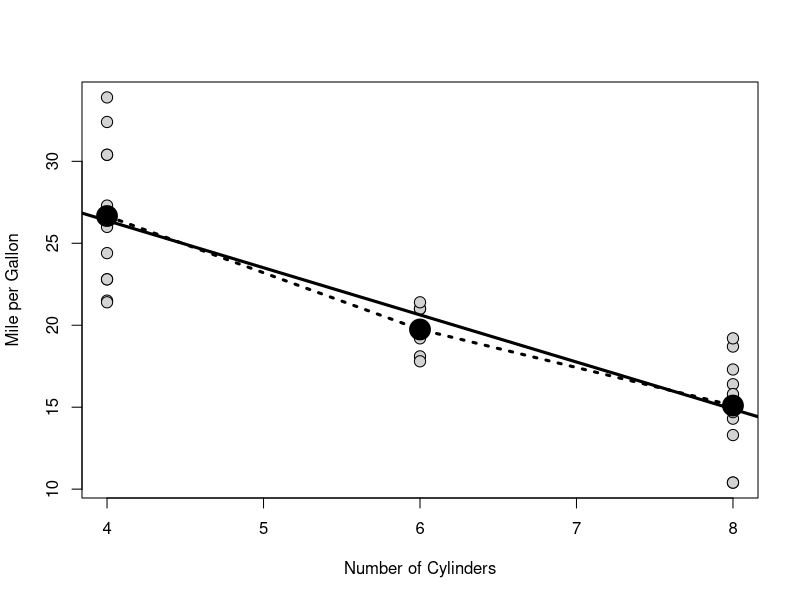

R code for this plot:
############################################################################

# Open Online R Stream (https://www.wvbauer.com/doku.php/live_streams)
#
# By:   Wolfgang Viechtbauer (https://www.wvbauer.com)
# Date: 2023-10-05
#
# Topic(s):
# - An Introduction to R
#   https://cran.r-project.org/doc/manuals/r-release/R-intro.html
# - Section(s): 11.1 - 11.2
#
# last updated: 2023-10-17

############################################################################

### 11.1: Defining statistical models; formulae

# before we continue, let's look at some examples with categorical predictors;
# we will again make use of the mtcars dataset
mtcars

# compare the gas mileage of cars with an automatic versus manual transmission
res <- lm(mpg ~ am, data=mtcars)
summary(res)

# we are fitting this model:
#
# mpg = beta0 + beta1 * am + error
#
# where am = 0 for cars with an automatic transmission and am = 1 for cars
# with a manual transmission, so the intercept is the expected mpg for cars
# with an automatic transmission and the slope for am is the mean difference
# in mpg for cars with a manual transmission compared to cars with an
# automatic transmission

# say am was coded not as a dummy variable, but as a string variable
mtcars$transmission <- ifelse(mtcars$am == 1, "manual", "automatic")
mtcars

# use such a string variable as predictor in the model
res <- lm(mpg ~ transmission, data=mtcars)
summary(res)

# the results are identical; the 'transmission' variable was turned into a
# 'factor' which then gets dummy-coded for inclusion in the model

# as we saw in section 4, we can manually turn a variable into a factor with
# the factor() function
factor(mtcars$transmission)

# we can also do the dummy-coding manually with the model.matrix() function
model.matrix(~ factor(mtcars$transmission))

# so the 0 refers to the first level (automatic) and the 1 refers to the
# second level (manual)

# we can also include a factor directly in the model as a predictor
mtcars$transmission <- factor(mtcars$transmission)
res <- lm(mpg ~ transmission, data=mtcars)
summary(res)

# sidenote: including a two-level factor in a regression model is the same as
# running a classical Student's t-test (assuming equal variances within the
# two groups)
t.test(mpg ~ am, data=mtcars, var.equal=TRUE)

# scatterplot of mpg (miles per gallon) on the y-axis and cyl (number of
# cylinders) on the x-axis
plot(mpg ~ cyl, data=mtcars, pch=21, bg="lightgray", cex=1.5,
     xlab="Number of Cylinders", ylab="Mile per Gallon")

# regression model with number of cylinders as a numeric variable
res <- lm(mpg ~ cyl, data=mtcars)
summary(res)
abline(res, lwd=3)

# inspect the corresponding model matrix
model.matrix(res)

# regression model where we treat cyl as a factor (categorical variable)
res <- lm(mpg ~ factor(cyl), data=mtcars)
summary(res)

# inspect the corresponding model matrix
model.matrix(res)

# so the model is given by this equation:
#
# mpg = beta0 + beta1 * factor(cyl)6 + beta2 * factor(cyl)8 + error
#
# where factor(cyl)6 is 1 for cars with 6 cylinders, factor(cyl)8 is 1 for
# cars with 8 cylinders, and both are 0 for cars with 4 cylinders; so the
# intercept is the expected mpg for cars with 4 cylinders; beta1 is the mean
# difference in mpg for cars with 6 cylinders versus cars with 4 cylinders and
# beta2 is the mean difference in mpg for cars with 8 versus 4 cylinders

# sidenote: this is the same as running an ANOVA (we will get to aov() later)
summary(aov(mpg ~ factor(cyl), data=mtcars))

# get the predicted (expected) mpg for each level of cyl from the model
newdat <- data.frame(cyl=c(4,6,8))
pred <- predict(res, newdata=newdat)
pred

# these are in fact just the means of cars falling within these three groups
by(mtcars$mpg, mtcars$cyl, mean)

# add the predicted values to the plot
points(newdat$cyl, pred, pch=19, cex=2.5, type="o", lty="dotted", lwd=3)

# we notice that the predicted values are quite similar for the two models; so
# does the model that treats cylinders as a categorical variable give us a
# significantly better fit?
res1 <- lm(mpg ~ cyl, data=mtcars)
res2 <- lm(mpg ~ factor(cyl), data=mtcars)
anova(res1, res2)

# since the model comparison F-test is not significant, the fit of the model
# that treats cylinders categorically is not significantly better

# we can estimate the mean difference in mpg for cars with 8 versus 6
# cylinders by taking the difference between the corresponding coefficients;
coef(res)[3] - coef(res)[2]

# but how can we get a test of this difference?

# for this, we will make use of the 'multcomp' package, so install the package
# (if you do not already have it installed)
#install.packages("multcomp")

# load the 'multcomp' package
library(multcomp)

# we want test the following linear combination of the coefficients
# (0) * beta0 + (-1) * beta1 + (1) * beta2 = beta2 - beta1

# construct the corresponding matrix with the multipliers
rbind(c(0,-1,1))

# we can use this together with glht() to test this linear combination
summary(glht(res, rbind(c(0,-1,1))), test=adjusted("none"))

# note: since we are only testing a single linear combination, whether the
# p-value given is adjusted for multiple testing or not makes no difference,
# but note that by default, the p-value is adjusted, which matters when
# testing multiple such linear combinations at the same time

# we can also make use of the 'car' package, so install the package first
# (if you do not already have it installed)
#install.packages("car")

# load the 'car' package
library(car)

# we can again test the linear combination of the coefficients as above
linearHypothesis(res, hypothesis.matrix=rbind(c(0,-1,1)))

# by default, the 'reference level' is the value of the variable that is
# alpha-numerically the lowest
factor(mtcars$cyl)

# but we can change the reference level with relevel()
relevel(factor(mtcars$cyl), ref="6")

# or when we create the factor, we specify the levels in the desired order,
# with the first denoting the reference level
factor(mtcars$cyl, levels=c("6","4","8"))

# same regression model as above but with 6 cylinders as the reference level
res <- lm(mpg ~ relevel(factor(cyl), ref="6"), data=mtcars)
summary(res)

# in the output, the names of the predictor variables become quite long, so
# let's first create the releveled factor and then include it in the model
mtcars$fcyl <- relevel(factor(mtcars$cyl), ref="6")
res <- lm(mpg ~ fcyl, data=mtcars)
summary(res)

# let's go back to the case where the reference level is 4 cylinders
mtcars$fcyl <- factor(mtcars$cyl)
res <- lm(mpg ~ fcyl, data=mtcars)
summary(res)

# regression model with a factor as predictor and we remove the intercept term
res <- lm(mpg ~ 0 + fcyl, data=mtcars)
summary(res)
model.matrix(res)

# the model fitted is given by this equation:
#
# mpg = beta1 * fcyl4 + beta2 * fcyl6 + beta3 * fcyl8 + error
#
# where fcyl4 = 1 for cars with 4 cylinders, fcyl6 = 1 for cars with 6
# cylinders, and fcyl8 = 1 for cars with 8 cylinders, so beta1 is the expected
# mpg for cars with 4 cylinders, beta2 is the expected mpg for cars with 6
# cylinders, and beta3 is the expected mpg for cars with 8 cylinders

# we see again that these are the mpg means of the three groups
by(mtcars$mpg, mtcars$cyl, mean)

# get the same contrasts as from the model with the intercept term
summary(glht(res, rbind(c(-1,1,0))), test=adjusted("none"))
summary(glht(res, rbind(c(-1,0,1))), test=adjusted("none"))

# and we can get again the contrast between 8 and 6 cylinders
summary(glht(res, rbind(c(0,-1,1))), test=adjusted("none"))

# we can obtain all three contrasts in a single line of code; now we will also
# adjust the p-values for multiple testing using the Bonferroni method
summary(glht(res, rbind(c(-1,1,0),c(-1,0,1),c(0,-1,1))), test=adjusted("bonferroni"))

# we can also get the result of the omnibus test from the model with the
# intercept term from the model without the intercept term, by simultaneously
# testing the contrasts of 6 versus 4 cylinders and 8 versus 4 cylinders
linearHypothesis(res, hypothesis.matrix=rbind(c(-1,1,0),c(-1,0,1)))

############################################################################

## 11.1.1 Contrasts

# for quantitative variables, the model matrix just contains a column with
# their values
res <- lm(mpg ~ cyl, data=mtcars)
model.matrix(res)
res <- lm(mpg ~ cyl + hp + wt, data=mtcars)
model.matrix(res)

# for a factor, we saw already earlier how indicators (dummy variables) are
# created for all levels except the first (reference) level
res <- lm(mpg ~ factor(cyl), data=mtcars)
model.matrix(res)

# we will ignore the discussion about ordered factors, because in the context
# of lm(), this just gives a different parameterization of the same model as
# we fitted above, but doesn't change anything about what the fit is (i.e.,
# the predicted values are identical)

# as we saw earlier, when we remove the intercept, then all levels are encoded
# as indicators in the model matrix
res <- lm(mpg ~ 0 + factor(cyl), data=mtcars)
model.matrix(res)

# but as we saw, when the intercept is included, then by default the model
# matrix implies that we want contrasts between 6 cylinders versus 4 cylinders
# and 8 cylinders versus 4 cylinders
res <- lm(mpg ~ factor(cyl), data=mtcars)
model.matrix(res)

# use contr.SAS for unordered factors, which just means that the *last*
# (instead of the first) level of the factor becomes the reference level
options(contrasts = c("contr.SAS", "contr.poly"))
res <- lm(mpg ~ factor(cyl), data=mtcars)
summary(res)
model.matrix(res)

# so now the intercept refers to 8 cylinders and we get contrasts of 4 versus
# 8 and 6 versus 8 cylinders

# use contr.sum for 'sum to zero contrasts'
options(contrasts = c("contr.sum", "contr.poly"))
res <- lm(mpg ~ factor(cyl), data=mtcars)
summary(res)
model.matrix(res)

# this uses an alternative parameterization of the model, which is sometimes
# called the 'factors effects model'

# inspect the results again
summary(res)

# briefly, the intercept represents the mean of the group means
mean(by(mtcars$mpg, mtcars$cyl, mean))

# and the two coefficients indicate how the mean of the cars with 4 cylinders
# and the mean of cars with 6 cylinders differs from this overall mean
mean(mtcars$mpg[mtcars$cyl==4]) - mean(by(mtcars$mpg, mtcars$cyl, mean))
mean(mtcars$mpg[mtcars$cyl==6]) - mean(by(mtcars$mpg, mtcars$cyl, mean))

# for further details on this parameterization, see, for example, section 6.7
# in: Kutner et al. (2004). Applied linear statistical models (5th ed.).
# McGraw-Hill.

# switch the contrasts back to the default ones
options(contrasts = c("contr.treatment", "contr.poly"))

############################################################################
